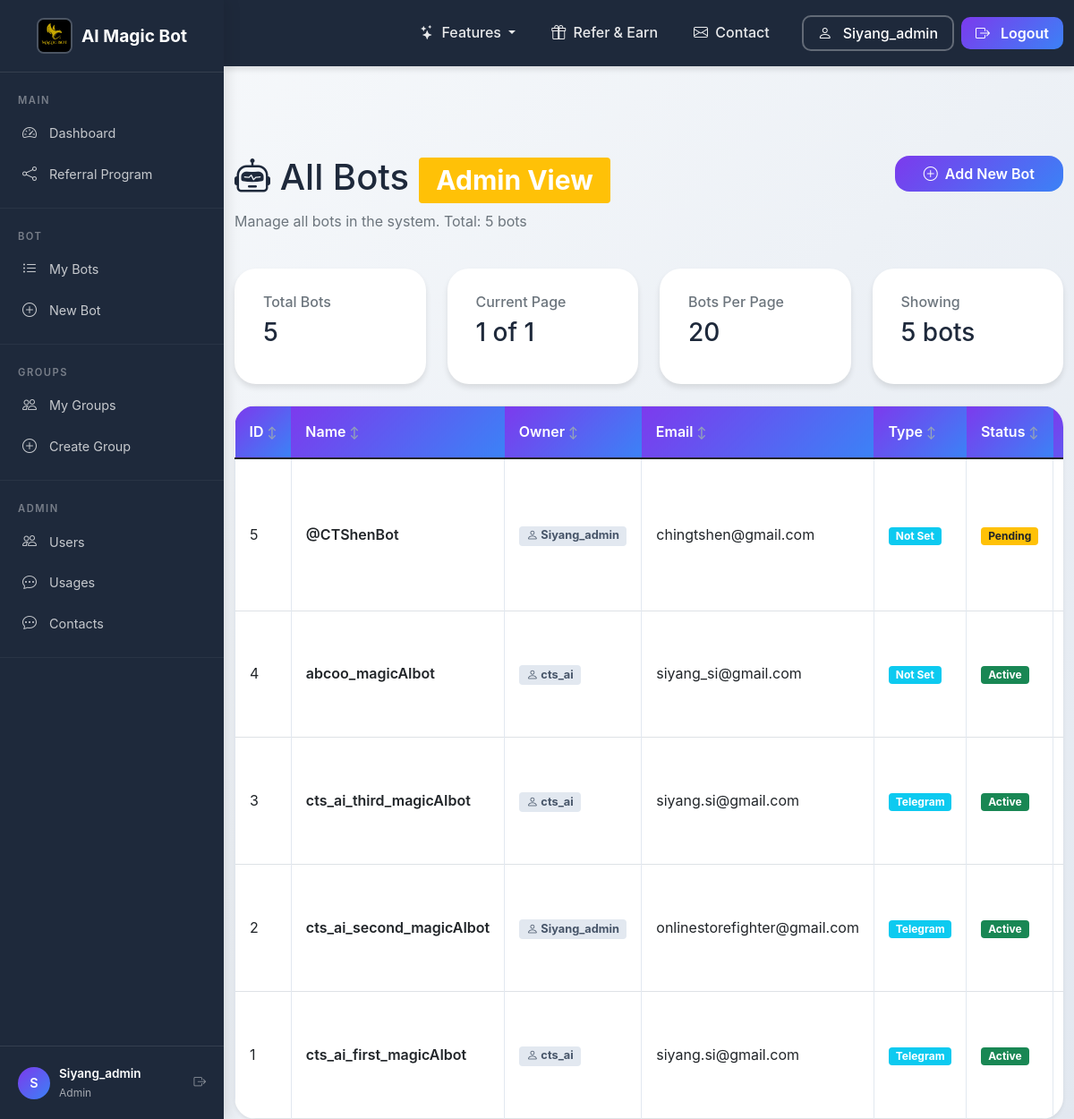
/admin/bots (signed in), run on the app's committed database.
### tables this page shows
CREATE TABLE "users" (id INTEGER PRIMARY KEY AUTOINCREMENT, provider TEXT NOT NULL DEFAULT 'local', provider_id TEXT UNIQUE, username TEXT NOT NULL UNIQUE, email TEXT UNIQUE, password_hash TEXT, referral_credits INTEGER DEFAULT 0, referral_badge TEXT DEFAULT NULL, created_at TIMESTAMP DEFAULT CURRENT_TIMESTAMP, updated_at TIMESTAMP DEFAULT CURRENT_TIMESTAMP, preferred_platform TEXT DEFAULT NULL, platform_user_id TEXT DEFAULT NULL);

CREATE TABLE bots (
            id INTEGER PRIMARY KEY AUTOINCREMENT,
            user_id INTEGER NOT NULL,
            name TEXT NOT NULL,
            email TEXT,
            organization TEXT,
            messaging TEXT,
            token TEXT NOT NULL,
            created_at TIMESTAMP DEFAULT CURRENT_TIMESTAMP,
            updated_at TIMESTAMP DEFAULT CURRENT_TIMESTAMP,
            llm TEXT,
            description TEXT,
            is_active BOOLEAN DEFAULT TRUE,
            online INTEGER DEFAULT 0,
            last_used TIMESTAMP,
            usage_count INTEGER DEFAULT 0,
            config TEXT,
            webhook_url TEXT,
            api_key TEXT,
            tags TEXT,
            file_folder TEXT
            , status TEXT DEFAULT 'active', FOREIGN KEY (user_id) REFERENCES users (id) ON DELETE CASCADE
        );

### app_complete_with_groups.py (the view)
@app.route("/admin/bots")
@admin_required_route
def admin_bots():
    page = request.args.get('page', 1, type=int)
    per_page = 20
    offset = (page - 1) * per_page
    conn = get_db_connection()
    total_bots = conn.execute("SELECT COUNT(*) FROM bots").fetchone()[0]
    bots = conn.execute("""
        SELECT b.*, u.username as owner_username
        FROM bots b
        LEFT JOIN users u ON b.user_id = u.id
        ORDER BY b.id DESC
        LIMIT ? OFFSET ?
    """, (per_page, offset)).fetchall()
    conn.close()
    total_pages = (total_bots + per_page - 1) // per_page
    return render_template("admin_bots.html",
                         bots=bots,
                         page=page,
                         total_pages=total_pages,
                         total_bots=total_bots,
                         username=session.get("username"),
                         role=session.get("role", "customer"))

### app_complete_with_groups.py (called while the page is built)
@app.context_processor
def inject_random_background():
    import random
    background_images = [
        '/static/AI_IMG1.jpeg',
        '/static/AI_IMG_2.jpeg',
        '/static/AI_IMG_3.jpeg',
        '/static/AI_IMG_4.jpeg'
    ]
    random_bg = random.choice(background_images)
    return {
        'random_background': random_bg,
        'all_backgrounds': background_images,
        'is_admin': session.get('role') == 'admin'
    }

def admin_required_route(f):
    from functools import wraps
    @wraps(f)
    def decorated_function(*args, **kwargs):
        if session.get('role', 'customer') != 'admin':
            flash("Admin privileges required to access this page.", "error")
            return redirect(url_for('index'))
        return f(*args, **kwargs)
    return decorated_function

    def __call__(self, environ, start_response):
        environ['wsgi.url_scheme'] = 'https'
        return super().__call__(environ, start_response)

### db.py (called while the page is built)
def _sqlite_conn():
    import sqlite3
    db_path = Path(__file__).parent / "users.db"
    conn = sqlite3.connect(str(db_path), timeout=10)
    conn.row_factory = sqlite3.Row
    conn.execute("PRAGMA journal_mode=WAL")
    conn.execute("PRAGMA busy_timeout = 5000")
    conn.execute("PRAGMA synchronous = NORMAL")
    conn.execute("PRAGMA foreign_keys = ON")
    return conn

def get_conn():
    if USE_PG:
        return _pg_conn()
    return _sqlite_conn()

### templates/admin_bots.html (shortened to what this page needs)
<!DOCTYPE html>
<html lang="en">
<head>
    <link href="https://cdn.jsdelivr.net/npm/bootstrap@5.1.3/dist/css/bootstrap.min.css" rel="stylesheet">
    <link rel="stylesheet" href="{{ url_for('static', filename='css/shared.css') }}">
    <link rel="stylesheet" href="https://cdn.jsdelivr.net/npm/bootstrap-icons@1.8.1/font/bootstrap-icons.css">
</head>
<body class="sidebar-layout">
    {% with active_page='admin_bots' %}
    {% include '_sidebar.html' %}
<div class="sidebar-content">
    {% endwith %}
    <div class="container mt-4">
        <div class="row mb-4">
            <div class="col">
                <h1><i class="bi bi-robot"></i> All Bots <span class="badge bg-warning">Admin View</span></h1>
                <p class="text-muted">Manage all bots in the system. Total: {{ total_bots }} bots</p>
            </div>
            <div class="col-auto">
                <a href="/register-bot" class="btn btn-primary">
                    <i class="bi bi-plus-circle"></i> Add New Bot
                </a>
            </div>
        </div>
        <div class="row mb-4">
            <div class="col-md-3">
                <div class="card stats-card">
                    <div class="card-body">
                        <h6 class="card-subtitle mb-2 text-muted">Total Bots</h6>
                        <h3 class="card-title">{{ total_bots }}</h3>
                    </div>
                </div>
            </div>
            <div class="col-md-3">
                <div class="card stats-card">
                    <div class="card-body">
                        <h6 class="card-subtitle mb-2 text-muted">Current Page</h6>
                        <h3 class="card-title">{{ page }} of {{ total_pages }}</h3>
                    </div>
                </div>
            </div>
            <div class="col-md-3">
                <div class="card stats-card">
                    <div class="card-body">
                        <h6 class="card-subtitle mb-2 text-muted">Bots Per Page</h6>
                        <h3 class="card-title">20</h3>
                    </div>
                </div>
            </div>
            <div class="col-md-3">
                <div class="card stats-card">
                    <div class="card-body">
                        <h6 class="card-subtitle mb-2 text-muted">Showing</h6>
                        <h3 class="card-title">{{ bots|length }} bots</h3>
                    </div>
                </div>
            </div>
        </div>
        {% if bots %}
        <div class="card shadow-sm">
            <div class="card-body p-0">
                <div class="table-responsive">
                    <table class="table table-hover table-bordered mb-0 table-responsive-cards">
                        <thead class="table-light">
                            <tr class="table-header-row">
                                <th>ID</th>
                                <th>Name</th>
                                <th>Owner</th>
                                <th>Email</th>
                                <th>Type</th>
                                <th>Status</th>
                                <th>Created</th>
                            </tr>
                        </thead>
                        <tbody>
                            {% for bot in bots %}
                            <tr>
                                <td data-label="ID">{{ bot.id }}</td>
                                <td data-label="Name" class="bot-name-cell">{{ bot.name }}</td>
                                <td data-label="Owner"><span class="badge owner-badge"><i class="bi bi-person"></i> {{ bot.owner_username or 'Unknown' }}</span></td>
                                <td data-label="Email">{{ bot.email or '—' }}</td>
                                <td data-label="Type"><span class="badge bg-info">{{ bot.messaging|title if bot.messaging else 'N/A' }}</span></td>
                                <td data-label="Status">
                                    {% if bot.status == 'active' %}
                                    <span class="badge bg-success">Active</span>
                                    {% elif bot.status == 'pending' %}
                                    <span class="badge bg-warning text-dark">Pending</span>
                                    {% else %}
                                    <span class="badge bg-secondary">Inactive</span>
                                    {% endif %}
                                </td>
                                <td data-label="Created">{{ bot.created_at[:10] if bot.created_at else '—' }}</td>
                            </tr>
                            {% endfor %}
                        </tbody>
                    </table>
                </div>
            </div>
        </div>
        {% else %}
        <div class="alert alert-info">
            <i class="bi bi-info-circle"></i> No bots found in the system.
        </div>
        {% endif %}
    </div>
</div>
</body>
</html>

### templates/_sidebar.html (shortened to what this page needs)
{% with active_page=active_page|default('') %}
{% include '_navbar.html' %}
{% endwith %}
<div class="sidebar" id="appSidebar">
    <div class="sidebar-brand">
        <a href="{{ url_for('landing') }}">
            <img src="{{ url_for('static', filename='Magic_Bot_AI.png') }}" alt="AI Magic Bot">
            AI Magic Bot
        </a>
    </div>
    <div class="sidebar-section">
        <div class="sidebar-section-title">Main</div>
        <a href="{{ url_for('index') }}" class="sidebar-item {% if active_page == 'dashboard' %}active{% endif %}">
            <i class="bi bi-speedometer2"></i> Dashboard
        </a>
        <a href="{{ url_for('referrer') }}" class="sidebar-item {% if active_page == 'referrer' %}active{% endif %}">
            <i class="bi bi-share"></i> Referral Program
        </a>
    </div>
    <div class="sidebar-section">
        <div class="sidebar-section-title">Bot</div>
        <a href="{{ url_for('my_bots') }}" class="sidebar-item {% if active_page == 'my_bots' %}active{% endif %}">
            <i class="bi bi-list-ul"></i> My Bots
        </a>
        <a href="{{ url_for('register_bot') }}" class="sidebar-item {% if active_page == 'register' %}active{% endif %}">
            <i class="bi bi-plus-circle"></i> New Bot
        </a>
    </div>
    <div class="sidebar-section">
        <div class="sidebar-section-title">Groups</div>
        <a href="/groups" class="sidebar-item">
            <i class="bi bi-people"></i> My Groups
        </a>
        <a href="/groups/create" class="sidebar-item">
            <i class="bi bi-plus-circle"></i> Create Group
        </a>
    </div>
    {% if role == 'admin' %}
    <div class="sidebar-section">
        <div class="sidebar-section-title">Admin</div>
        <a href="{{ url_for('find_users') }}" class="sidebar-item">
            <i class="bi bi-people"></i> Users
        </a>
        <a href="/usage" class="sidebar-item {% if active_page == 'usage' %}active{% endif %}">
            <i class="bi bi-chat-dots"></i> Usages
        </a>
        <a href="/admin/contacts" class="sidebar-item {% if active_page == 'admin_contacts' %}active{% endif %}">
            <i class="bi bi-chat-dots"></i> Contacts
        </a>
    </div>
    {% endif %}
    <div class="sidebar-footer">
        <div class="sidebar-user-info">
            <div class="avatar">
                {{ username[:1].upper() if username else 'U' }}
            </div>
            <div>
                <div class="user-name">{{ username }}</div>
                <div class="user-role">{{ role|title if role else 'User' }}</div>
            </div>
            <a href="{{ url_for('logout') }}" class="ms-auto text-white-50" title="Logout">
                <i class="bi bi-box-arrow-right"></i>
            </a>
        </div>
    </div>
</div>

### templates/_navbar.html (shortened to what this page needs)
<nav class="navbar navbar-expand-lg navbar-dark fixed-top">
    <div class="container">
        <div class="collapse navbar-collapse" id="navbarNav">
            <ul class="navbar-nav ms-auto align-items-center">
                <li class="nav-item dropdown">
                    <a class="nav-link dropdown-toggle" href="#" id="featuresDropdown" role="button" data-bs-toggle="dropdown" aria-expanded="false">
                        <i class="bi bi-stars me-1"></i> Features
                    </a>
                </li>
                <li class="nav-item">
                    <a class="nav-link" href="/referral-program">
                        <i class="bi bi-gift me-1"></i> Refer & Earn
                    </a>
                </li>
                <li class="nav-item">
                    <a class="nav-link" href="/advertisement#contact">
                        <i class="bi bi-envelope me-1"></i> Contact
                    </a>
                </li>
                <li class="nav-item ms-3">
                    <a href="{{ url_for('profile') }}" class="btn btn-outline-light" style="border-radius: 10px; padding: 6px 16px; font-weight: 500; border-width: 2px;">
                        <i class="bi bi-person me-1"></i> {{ username }}
                    </a>
                </li>
                <li class="nav-item ms-2">
                    <a href="{{ url_for('logout') }}" class="btn btn-primary" style="border-radius: 10px; padding: 6px 16px; font-weight: 600;">
                        <i class="bi bi-box-arrow-right me-1"></i> Logout
                    </a>
                </li>
            </ul>
        </div>
    </div>
</nav>
<div style="padding-top: 80px;"></div>

### templates/admin_bots.html (style rules this page uses)
.bot-name-cell { font-weight: 600; }
.owner-badge { background: #e2e8f0; color: #475569; font-size: 0.8rem; }

### data on the page
users: username "Siyang_admin"
bots: id "5", name "@CTShenBot", username "Siyang_admin", email "chingtshen@gmail.com", messaging "Not Set", status "Pending"
bots: id "4", name "abcoo_magicAIbot", username "cts_ai", email "siyang_si@gmail.com", messaging "Not Set", status "Active"
bots: id "3", name "cts_ai_third_magicAIbot", username "cts_ai", email "siyang.si@gmail.com", messaging "Telegram", status "Active"
bots: id "2", name "cts_ai_second_magicAIbot", username "Siyang_admin", email "onlinestorefighter@gmail.com", messaging "Telegram", status "Active"
bots: id "1", name "cts_ai_first_magicAIbot", username "cts_ai", email "siyang.si@gmail.com", messaging "Telegram", status "Active"

### other printed values
{{ username[:1].upper() if username else 'U' }} "S"
{{ role|title if role else 'User' }} "Admin"
{{ total_bots }} "5"
{{ page }} "1"
{{ total_pages }} "1"
{{ bots|length }} "5"
